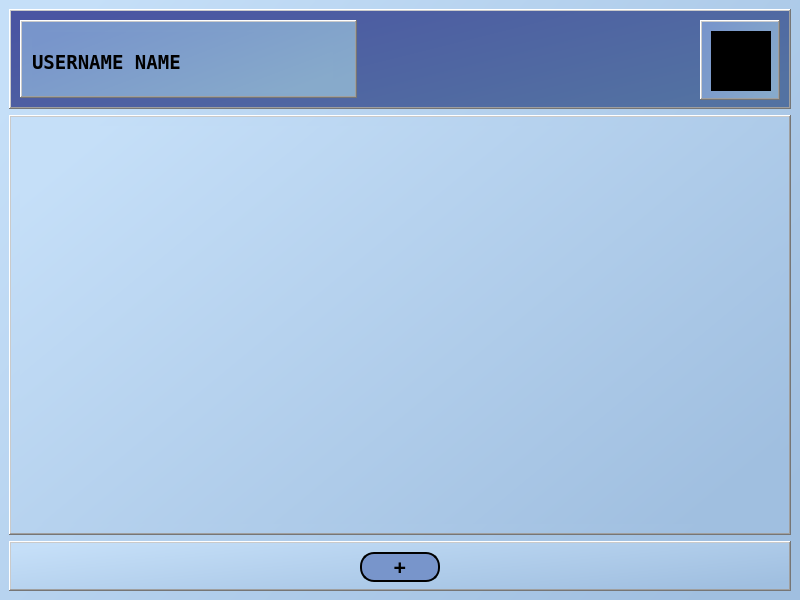
<?xml version="1.0" encoding="UTF-8"?>
<ui version="4.0">
 <class>MainWindow</class>
 <widget class="QMainWindow" name="MainWindow">
  <property name="geometry">
   <rect>
    <x>0</x>
    <y>0</y>
    <width>800</width>
    <height>600</height>
   </rect>
  </property>
  <property name="windowTitle">
   <string>MainWindow</string>
  </property>
  <property name="styleSheet">
   <string notr="true">background-color: qlineargradient(spread:pad, x1:0, y1:0.176, x2:1, y2:0.807, stop:0 rgba(197, 223, 248, 255), stop:1 rgba(207, 235, 248, 255));
background-color: qlineargradient(spread:pad, x1:0, y1:0.176, x2:1, y2:0.807, stop:0 rgba(197, 223, 248, 255), stop:1 rgba(160, 191, 224, 255));</string>
  </property>
  <widget class="QWidget" name="centralwidget">
   <property name="minimumSize">
    <size>
     <width>800</width>
     <height>600</height>
    </size>
   </property>
   <property name="maximumSize">
    <size>
     <width>800</width>
     <height>600</height>
    </size>
   </property>
   <layout class="QVBoxLayout" name="verticalLayout">
    <item>
     <widget class="QFrame" name="frame_head">
      <property name="minimumSize">
       <size>
        <width>0</width>
        <height>100</height>
       </size>
      </property>
      <property name="maximumSize">
       <size>
        <width>16777215</width>
        <height>100</height>
       </size>
      </property>
      <property name="styleSheet">
       <string notr="true">background-color: qlineargradient(spread:pad, x1:0, y1:0.222, x2:1, y2:0.733, stop:0 rgba(74, 85, 162, 255), stop:1 rgba(83, 114, 162, 255));</string>
      </property>
      <property name="frameShape">
       <enum>QFrame::WinPanel</enum>
      </property>
      <property name="frameShadow">
       <enum>QFrame::Raised</enum>
      </property>
      <layout class="QHBoxLayout" name="horizontalLayout">
       <item>
        <widget class="QScrollArea" name="frame_username">
         <property name="maximumSize">
          <size>
           <width>400</width>
           <height>16777215</height>
          </size>
         </property>
         <property name="styleSheet">
          <string notr="true">background-color: qlineargradient(spread:pad, x1:0.00555556, y1:0.188, x2:1, y2:0.716, stop:0 rgba(120, 149, 203, 255), stop:1 rgba(135, 170, 203, 255));</string>
         </property>
         <property name="frameShape">
          <enum>QFrame::WinPanel</enum>
         </property>
         <property name="frameShadow">
          <enum>QFrame::Raised</enum>
         </property>
         <property name="lineWidth">
          <number>1</number>
         </property>
         <property name="widgetResizable">
          <bool>true</bool>
         </property>
         <widget class="QWidget" name="scrollAreaWidgetContents">
          <property name="geometry">
           <rect>
            <x>0</x>
            <y>0</y>
            <width>330</width>
            <height>74</height>
           </rect>
          </property>
          <widget class="QLabel" name="label_2">
           <property name="geometry">
            <rect>
             <x>10</x>
             <y>10</y>
             <width>301</width>
             <height>61</height>
            </rect>
           </property>
           <property name="font">
            <font>
             <family>Terminal</family>
             <pointsize>14</pointsize>
             <bold>true</bold>
            </font>
           </property>
           <property name="text">
            <string>USERNAME NAME</string>
           </property>
          </widget>
         </widget>
        </widget>
       </item>
       <item>
        <spacer name="horizontalSpacer">
         <property name="orientation">
          <enum>Qt::Horizontal</enum>
         </property>
         <property name="sizeHint" stdset="0">
          <size>
           <width>40</width>
           <height>20</height>
          </size>
         </property>
        </spacer>
       </item>
       <item>
        <widget class="QFrame" name="frame_photo">
         <property name="minimumSize">
          <size>
           <width>80</width>
           <height>80</height>
          </size>
         </property>
         <property name="maximumSize">
          <size>
           <width>80</width>
           <height>80</height>
          </size>
         </property>
         <property name="styleSheet">
          <string notr="true">background-color: qlineargradient(spread:pad, x1:0.00555556, y1:0.188, x2:1, y2:0.716, stop:0 rgba(120, 149, 203, 255), stop:1 rgba(135, 170, 203, 255));</string>
         </property>
         <property name="frameShape">
          <enum>QFrame::WinPanel</enum>
         </property>
         <property name="frameShadow">
          <enum>QFrame::Raised</enum>
         </property>
         <layout class="QVBoxLayout" name="verticalLayout_2">
          <item>
           <widget class="QLabel" name="label">
            <property name="minimumSize">
             <size>
              <width>60</width>
              <height>60</height>
             </size>
            </property>
            <property name="maximumSize">
             <size>
              <width>60</width>
              <height>60</height>
             </size>
            </property>
            <property name="styleSheet">
             <string notr="true">background-color: rgb(0, 0, 0);</string>
            </property>
            <property name="text">
             <string>TextLabel</string>
            </property>
           </widget>
          </item>
         </layout>
        </widget>
       </item>
      </layout>
     </widget>
    </item>
    <item>
     <widget class="QFrame" name="frame_body">
      <property name="frameShape">
       <enum>QFrame::WinPanel</enum>
      </property>
      <property name="frameShadow">
       <enum>QFrame::Raised</enum>
      </property>
      <layout class="QVBoxLayout" name="verticalLayout_3">
       <item>
        <widget class="QListWidget" name="l_widget">
         <property name="frameShape">
          <enum>QFrame::NoFrame</enum>
         </property>
         <property name="selectionMode">
          <enum>QAbstractItemView::NoSelection</enum>
         </property>
         <property name="itemAlignment">
          <set>Qt::AlignCenter|Qt::AlignHCenter|Qt::AlignTop|Qt::AlignVCenter</set>
         </property>
        </widget>
       </item>
      </layout>
     </widget>
    </item>
    <item>
     <widget class="QFrame" name="frame_foot">
      <property name="minimumSize">
       <size>
        <width>0</width>
        <height>50</height>
       </size>
      </property>
      <property name="maximumSize">
       <size>
        <width>16777215</width>
        <height>50</height>
       </size>
      </property>
      <property name="frameShape">
       <enum>QFrame::WinPanel</enum>
      </property>
      <property name="frameShadow">
       <enum>QFrame::Raised</enum>
      </property>
      <layout class="QHBoxLayout" name="horizontalLayout_2">
       <item>
        <widget class="QPushButton" name="bt_add">
         <property name="minimumSize">
          <size>
           <width>80</width>
           <height>30</height>
          </size>
         </property>
         <property name="maximumSize">
          <size>
           <width>30</width>
           <height>30</height>
          </size>
         </property>
         <property name="font">
          <font>
           <family>Terminal</family>
           <pointsize>15</pointsize>
           <bold>true</bold>
          </font>
         </property>
         <property name="styleSheet">
          <string notr="true">background-color: rgb(120, 149, 203);
border-radius: 14px;
border: 2px solid black;</string>
         </property>
         <property name="text">
          <string>+</string>
         </property>
         <property name="iconSize">
          <size>
           <width>30</width>
           <height>30</height>
          </size>
         </property>
        </widget>
       </item>
      </layout>
     </widget>
    </item>
   </layout>
  </widget>
 </widget>
 <resources/>
 <connections/>
</ui>
